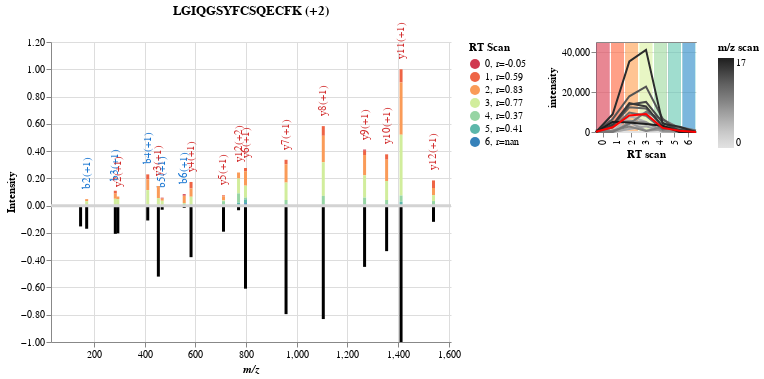

Notebook cell for this chart:
### Code cell
p

### Figure 1 — Vega-Lite specification as saved in the notebook (floating-point values rounded to 4 significant figures; data arrays with more than 128 entries replaced by an {"elided": "..."} marker saying what was removed)
{"config": {"view": {"continuousWidth": 300, "continuousHeight": 300, "stroke": null}}, "hconcat": [{"layer": [{"mark": {"type": "text", "align": "left", "angle": 270, "baseline": "middle", "dx": 10}, "encoding": {"color": {"field": "label_color", "scale": null, "type": "nominal"}, "text": {"field": "frag_label", "type": "nominal"}, "x": {"axis": {"grid": true, "title": "m/z", "titleFontStyle": "italic"}, "field": "mz", "scale": {"domain": [50, 1590.0], "nice": false, "padding": 5, "zero": false}, "type": "quantitative"}, "y": {"aggregate": "sum", "axis": {"format": ".2f", "grid": true, "title": ["Intensity"]}, "field": "norm_intensity", "type": "quantitative"}}}, {"mark": {"type": "bar", "size": 3}, "encoding": {"color": {"field": "rt_cat", "scale": {"range": ["#d0384e", "#ee6445", "#fa9b58", "#d1ed9c", "#97d5a4", "#5cb7aa", "#3682ba"], "scheme": "set2"}, "title": "RT Scan", "type": "nominal"}, "tooltip": [{"field": "mz", "format": ".3f", "title": "m/z", "type": "quantitative"}, {"field": "norm_intensity", "format": ".2f", "title": "Intensity", "type": "quantitative"}], "x": {"axis": {"grid": true, "title": "m/z", "titleFontStyle": "italic"}, "field": "mz", "scale": {"domain": [50, 1590.0], "nice": false, "padding": 5, "zero": false}, "type": "quantitative"}, "y": {"aggregate": "sum", "axis": {"format": ".2f", "grid": true, "title": ["Intensity"]}, "field": "norm_intensity", "type": "quantitative"}}}, {"data": {"name": "data-4acdcca4e98b6153d45fcb0b08c82da5"}, "mark": {"type": "rule", "size": 3}, "encoding": {"tooltip": [{"field": "mz", "format": ".3f", "title": "m/z", "type": "quantitative"}, {"field": "intensity", "format": ".2f", "title": "Intensity", "type": "quantitative"}], "x": {"axis": {"grid": true, "title": "m/z", "titleFontStyle": "italic"}, "field": "mz", "scale": {"domain": [50, 1590.0], "nice": false, "padding": 5, "zero": false}, "type": "quantitative"}, "y": {"axis": {"format": "", "grid": true, "title": ["Intensity"]}, "field": "minus_intensity", "scale": {"nice": true, "padding": 0}, "type": "quantitative"}}}, {"data": {"name": "data-35e242a548128b72b9f6a9c1e76cc54b"}, "mark": {"type": "rule", "size": 3}, "encoding": {"color": {"value": "lightGray"}, "y": {"field": "sep", "type": "quantitative"}}}], "data": {"name": "data-60cc6f4ee3c643ec33956c654087b943"}, "height": 300, "title": {"text": "LGIQGSYFCSQECFK (+2)", "color": "black", "fontWeight": "bold"}, "width": 400.0}, {"layer": [{"mark": {"type": "bar", "opacity": 0.05}, "encoding": {"color": {"field": "RT_scan", "legend": null, "scale": {"domain": [0, 1, 2, 3, 4, 5, 6], "range": ["#d0384e", "#ee6445", "#fa9b58", "#d1ed9c", "#97d5a4", "#5cb7aa", "#3682ba"]}, "type": "ordinal"}, "x": {"axis": {"title": "RT scan"}, "field": "RT_scan", "type": "ordinal"}, "y": {"value": 1}}, "title": ""}, {"mark": {"type": "line"}, "encoding": {"color": {"field": "mz_scan", "legend": {"title": "m/z scan"}, "scale": {"scheme": "greys"}, "type": "quantitative"}, "x": {"axis": {"labels": false, "ticks": false, "title": null}, "field": "RT_scan", "type": "quantitative"}, "y": {"field": "intensity", "type": "quantitative"}}}, {"data": {"name": "data-bd599a03ca8b3d513fef2d41d1e5fe18"}, "mark": {"type": "line", "color": "red"}, "encoding": {"x": {"axis": {"labels": false, "ticks": false, "title": null}, "field": "RT_scan", "type": "quantitative"}, "y": {"field": "intensity", "type": "quantitative"}}}], "data": {"name": "data-cb806af6f0dcbb09bd166264d20551e8"}, "height": 90.0, "width": 100.0}], "resolve": {"scale": {"color": "independent"}}, "$schema": "https://vega.github.io/schema/vega-lite/v5.20.1.json", "datasets": {"data-60cc6f4ee3c643ec33956c654087b943": {"elided": "144 records"}, "data-4acdcca4e98b6153d45fcb0b08c82da5": [{"mz": 147.1, "intensity": 0.1525, "norm_intensity": 0.1525, "minus_intensity": -0.1525}, {"mz": 171.1, "intensity": 0.1695, "norm_intensity": 0.1695, "minus_intensity": -0.1695}, {"mz": 284.2, "intensity": 0.2068, "norm_intensity": 0.2068, "minus_intensity": -0.2068}, {"mz": 294.2, "intensity": 0.2031, "norm_intensity": 0.2031, "minus_intensity": -0.2031}, {"mz": 412.3, "intensity": 0.1088, "norm_intensity": 0.1088, "minus_intensity": -0.1088}, {"mz": 454.2, "intensity": 0.5204, "norm_intensity": 0.5204, "minus_intensity": -0.5204}, {"mz": 469.3, "intensity": 0.03004, "norm_intensity": 0.03004, "minus_intensity": -0.03004}, {"mz": 556.3, "intensity": 0.01651, "norm_intensity": 0.01651, "minus_intensity": -0.01651}, {"mz": 583.3, "intensity": 0.3778, "norm_intensity": 0.3778, "minus_intensity": -0.3778}, {"mz": 711.3, "intensity": 0.191, "norm_intensity": 0.191, "minus_intensity": -0.191}, {"mz": 770.8, "intensity": 0.03377, "norm_intensity": 0.03377, "minus_intensity": -0.03377}, {"mz": 798.3, "intensity": 0.6089, "norm_intensity": 0.6089, "minus_intensity": -0.6089}, {"mz": 958.4, "intensity": 0.7956, "norm_intensity": 0.7956, "minus_intensity": -0.7956}, {"mz": 1105.0, "intensity": 0.8317, "norm_intensity": 0.8317, "minus_intensity": -0.8317}, {"mz": 1269.0, "intensity": 0.4491, "norm_intensity": 0.4491, "minus_intensity": -0.4491}, {"mz": 1356.0, "intensity": 0.3337, "norm_intensity": 0.3337, "minus_intensity": -0.3337}, {"mz": 1413.0, "intensity": 1.0, "norm_intensity": 1.0, "minus_intensity": -1.0}, {"mz": 1541.0, "intensity": 0.1187, "norm_intensity": 0.1187, "minus_intensity": -0.1187}], "data-35e242a548128b72b9f6a9c1e76cc54b": [{"sep": 0}], "data-cb806af6f0dcbb09bd166264d20551e8": [{"mz_scan": 0, "RT_scan": 0, "intensity": 0.0}, {"mz_scan": 1, "RT_scan": 0, "intensity": 0.0}, {"mz_scan": 2, "RT_scan": 0, "intensity": 0.0}, {"mz_scan": 3, "RT_scan": 0, "intensity": 0.0}, {"mz_scan": 4, "RT_scan": 0, "intensity": 0.0}, {"mz_scan": 5, "RT_scan": 0, "intensity": 0.0}, {"mz_scan": 6, "RT_scan": 0, "intensity": 578.5}, {"mz_scan": 7, "RT_scan": 0, "intensity": 1009.0}, {"mz_scan": 8, "RT_scan": 0, "intensity": 0.0}, {"mz_scan": 9, "RT_scan": 0, "intensity": 0.0}, {"mz_scan": 10, "RT_scan": 0, "intensity": 0.0}, {"mz_scan": 11, "RT_scan": 0, "intensity": 0.0}, {"mz_scan": 12, "RT_scan": 0, "intensity": 0.0}, {"mz_scan": 13, "RT_scan": 0, "intensity": 0.0}, {"mz_scan": 14, "RT_scan": 0, "intensity": 785.8}, {"mz_scan": 15, "RT_scan": 0, "intensity": 0.0}, {"mz_scan": 16, "RT_scan": 0, "intensity": 0.0}, {"mz_scan": 17, "RT_scan": 0, "intensity": 0.0}, {"mz_scan": 0, "RT_scan": 1, "intensity": 0.0}, {"mz_scan": 1, "RT_scan": 1, "intensity": 0.0}, {"mz_scan": 2, "RT_scan": 1, "intensity": 1937.0}, {"mz_scan": 3, "RT_scan": 1, "intensity": 0.0}, {"mz_scan": 4, "RT_scan": 1, "intensity": 3471.0}, {"mz_scan": 5, "RT_scan": 1, "intensity": 0.0}, {"mz_scan": 6, "RT_scan": 1, "intensity": 0.0}, {"mz_scan": 7, "RT_scan": 1, "intensity": 0.0}, {"mz_scan": 8, "RT_scan": 1, "intensity": 4320.0}, {"mz_scan": 9, "RT_scan": 1, "intensity": 713.0}, {"mz_scan": 10, "RT_scan": 1, "intensity": 0.0}, {"mz_scan": 11, "RT_scan": 1, "intensity": 2146.0}, {"mz_scan": 12, "RT_scan": 1, "intensity": 3000.0}, {"mz_scan": 13, "RT_scan": 1, "intensity": 6522.0}, {"mz_scan": 14, "RT_scan": 1, "intensity": 2912.0}, {"mz_scan": 15, "RT_scan": 1, "intensity": 3629.0}, {"mz_scan": 16, "RT_scan": 1, "intensity": 8892.0}, {"mz_scan": 17, "RT_scan": 1, "intensity": 5105.0}, {"mz_scan": 0, "RT_scan": 2, "intensity": 0.0}, {"mz_scan": 1, "RT_scan": 2, "intensity": 1394.0}, {"mz_scan": 2, "RT_scan": 2, "intensity": 3477.0}, {"mz_scan": 3, "RT_scan": 2, "intensity": 1723.0}, {"mz_scan": 4, "RT_scan": 2, "intensity": 7162.0}, {"mz_scan": 5, "RT_scan": 2, "intensity": 8141.0}, {"mz_scan": 6, "RT_scan": 2, "intensity": 1473.0}, {"mz_scan": 7, "RT_scan": 2, "intensity": 4951.0}, {"mz_scan": 8, "RT_scan": 2, "intensity": 5656.0}, {"mz_scan": 9, "RT_scan": 2, "intensity": 2719.0}, {"mz_scan": 10, "RT_scan": 2, "intensity": 4092.0}, {"mz_scan": 11, "RT_scan": 2, "intensity": 9749.0}, {"mz_scan": 12, "RT_scan": 2, "intensity": 12380.0}, {"mz_scan": 13, "RT_scan": 2, "intensity": 17860.0}, {"mz_scan": 14, "RT_scan": 2, "intensity": 13700.0}, {"mz_scan": 15, "RT_scan": 2, "intensity": 14400.0}, {"mz_scan": 16, "RT_scan": 2, "intensity": 35300.0}, {"mz_scan": 17, "RT_scan": 2, "intensity": 4793.0}, {"mz_scan": 0, "RT_scan": 3, "intensity": 0.0}, {"mz_scan": 1, "RT_scan": 3, "intensity": 3001.0}, {"mz_scan": 2, "RT_scan": 3, "intensity": 4633.0}, {"mz_scan": 3, "RT_scan": 3, "intensity": 4418.0}, {"mz_scan": 4, "RT_scan": 3, "intensity": 9945.0}, {"mz_scan": 5, "RT_scan": 3, "intensity": 5099.0}, {"mz_scan": 6, "RT_scan": 3, "intensity": 2911.0}, {"mz_scan": 7, "RT_scan": 3, "intensity": 623.3}, {"mz_scan": 8, "RT_scan": 3, "intensity": 4927.0}, {"mz_scan": 9, "RT_scan": 3, "intensity": 510.8}, {"mz_scan": 10, "RT_scan": 3, "intensity": 10010.0}, {"mz_scan": 11, "RT_scan": 3, "intensity": 8099.0}, {"mz_scan": 12, "RT_scan": 3, "intensity": 11770.0}, {"mz_scan": 13, "RT_scan": 3, "intensity": 22700.0}, {"mz_scan": 14, "RT_scan": 3, "intensity": 15050.0}, {"mz_scan": 15, "RT_scan": 3, "intensity": 12790.0}, {"mz_scan": 16, "RT_scan": 3, "intensity": 41060.0}, {"mz_scan": 17, "RT_scan": 3, "intensity": 4025.0}, {"mz_scan": 0, "RT_scan": 4, "intensity": 0.0}, {"mz_scan": 1, "RT_scan": 4, "intensity": 0.0}, {"mz_scan": 2, "RT_scan": 4, "intensity": 0.0}, {"mz_scan": 3, "RT_scan": 4, "intensity": 0.0}, {"mz_scan": 4, "RT_scan": 4, "intensity": 530.8}, {"mz_scan": 5, "RT_scan": 4, "intensity": 0.0}, {"mz_scan": 6, "RT_scan": 4, "intensity": 398.7}, {"mz_scan": 7, "RT_scan": 4, "intensity": 1151.0}, {"mz_scan": 8, "RT_scan": 4, "intensity": 577.4}, {"mz_scan": 9, "RT_scan": 4, "intensity": 2456.0}, {"mz_scan": 10, "RT_scan": 4, "intensity": 6244.0}, {"mz_scan": 11, "RT_scan": 4, "intensity": 1272.0}, {"mz_scan": 12, "RT_scan": 4, "intensity": 2759.0}, {"mz_scan": 13, "RT_scan": 4, "intensity": 6598.0}, {"mz_scan": 14, "RT_scan": 4, "intensity": 4686.0}, {"mz_scan": 15, "RT_scan": 4, "intensity": 2838.0}, {"mz_scan": 16, "RT_scan": 4, "intensity": 4179.0}, {"mz_scan": 17, "RT_scan": 4, "intensity": 3093.0}, {"mz_scan": 0, "RT_scan": 5, "intensity": 0.0}, {"mz_scan": 1, "RT_scan": 5, "intensity": 0.0}, {"mz_scan": 2, "RT_scan": 5, "intensity": 0.0}, {"mz_scan": 3, "RT_scan": 5, "intensity": 0.0}, {"mz_scan": 4, "RT_scan": 5, "intensity": 0.0}, {"mz_scan": 5, "RT_scan": 5, "intensity": 0.0}, {"mz_scan": 6, "RT_scan": 5, "intensity": 0.0}, {"mz_scan": 7, "RT_scan": 5, "intensity": 0.0}, {"mz_scan": 8, "RT_scan": 5, "intensity": 505.2}, {"mz_scan": 9, "RT_scan": 5, "intensity": 566.9}, {"mz_scan": 10, "RT_scan": 5, "intensity": 2032.0}, {"mz_scan": 11, "RT_scan": 5, "intensity": 2526.0}, {"mz_scan": 12, "RT_scan": 5, "intensity": 1050.0}, {"mz_scan": 13, "RT_scan": 5, "intensity": 0.0}, {"mz_scan": 14, "RT_scan": 5, "intensity": 731.5}, {"mz_scan": 15, "RT_scan": 5, "intensity": 983.5}, {"mz_scan": 16, "RT_scan": 5, "intensity": 2641.0}, {"mz_scan": 17, "RT_scan": 5, "intensity": 0.0}, {"mz_scan": 0, "RT_scan": 6, "intensity": 0.0}, {"mz_scan": 1, "RT_scan": 6, "intensity": 0.0}, {"mz_scan": 2, "RT_scan": 6, "intensity": 0.0}, {"mz_scan": 3, "RT_scan": 6, "intensity": 0.0}, {"mz_scan": 4, "RT_scan": 6, "intensity": 0.0}, {"mz_scan": 5, "RT_scan": 6, "intensity": 0.0}, {"mz_scan": 6, "RT_scan": 6, "intensity": 0.0}, {"mz_scan": 7, "RT_scan": 6, "intensity": 0.0}, {"mz_scan": 8, "RT_scan": 6, "intensity": 0.0}, {"mz_scan": 9, "RT_scan": 6, "intensity": 0.0}, {"mz_scan": 10, "RT_scan": 6, "intensity": 0.0}, {"mz_scan": 11, "RT_scan": 6, "intensity": 801.8}, {"mz_scan": 12, "RT_scan": 6, "intensity": 0.0}, {"mz_scan": 13, "RT_scan": 6, "intensity": 0.0}, {"mz_scan": 14, "RT_scan": 6, "intensity": 0.0}, {"mz_scan": 15, "RT_scan": 6, "intensity": 0.0}, {"mz_scan": 16, "RT_scan": 6, "intensity": 0.0}, {"mz_scan": 17, "RT_scan": 6, "intensity": 0.0}], "data-bd599a03ca8b3d513fef2d41d1e5fe18": [{"RT_scan": 0, "intensity": 131.8}, {"RT_scan": 1, "intensity": 2369.0}, {"RT_scan": 2, "intensity": 8276.0}, {"RT_scan": 3, "intensity": 8976.0}, {"RT_scan": 4, "intensity": 2044.0}, {"RT_scan": 5, "intensity": 613.1}, {"RT_scan": 6, "intensity": 44.54}]}}
